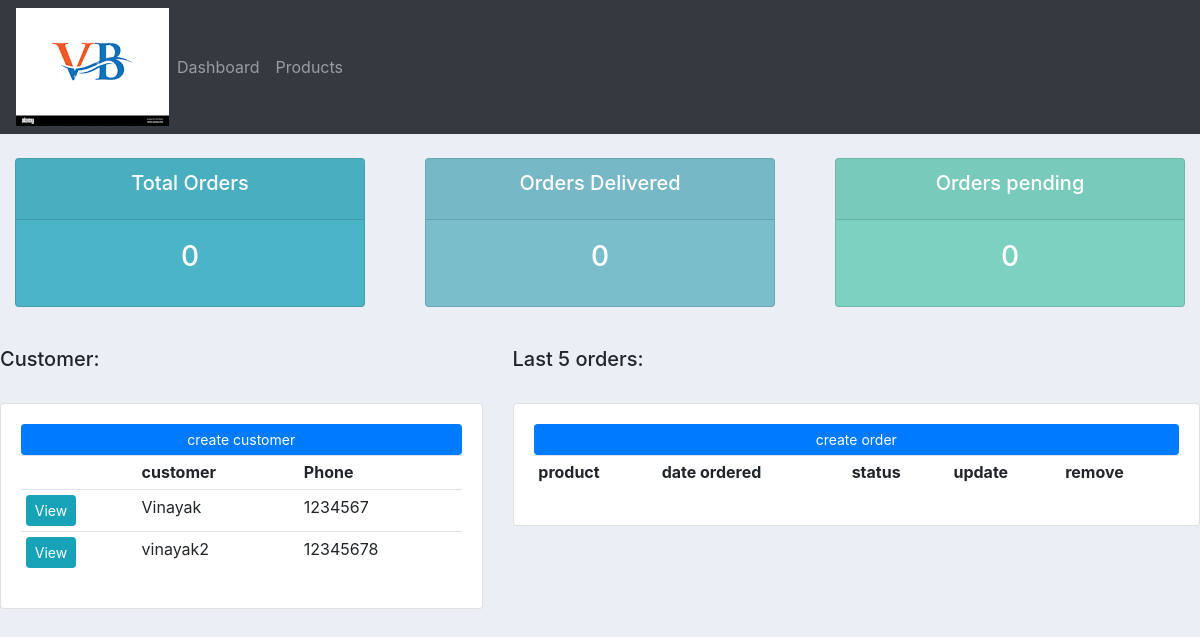
The app's page /, older data.
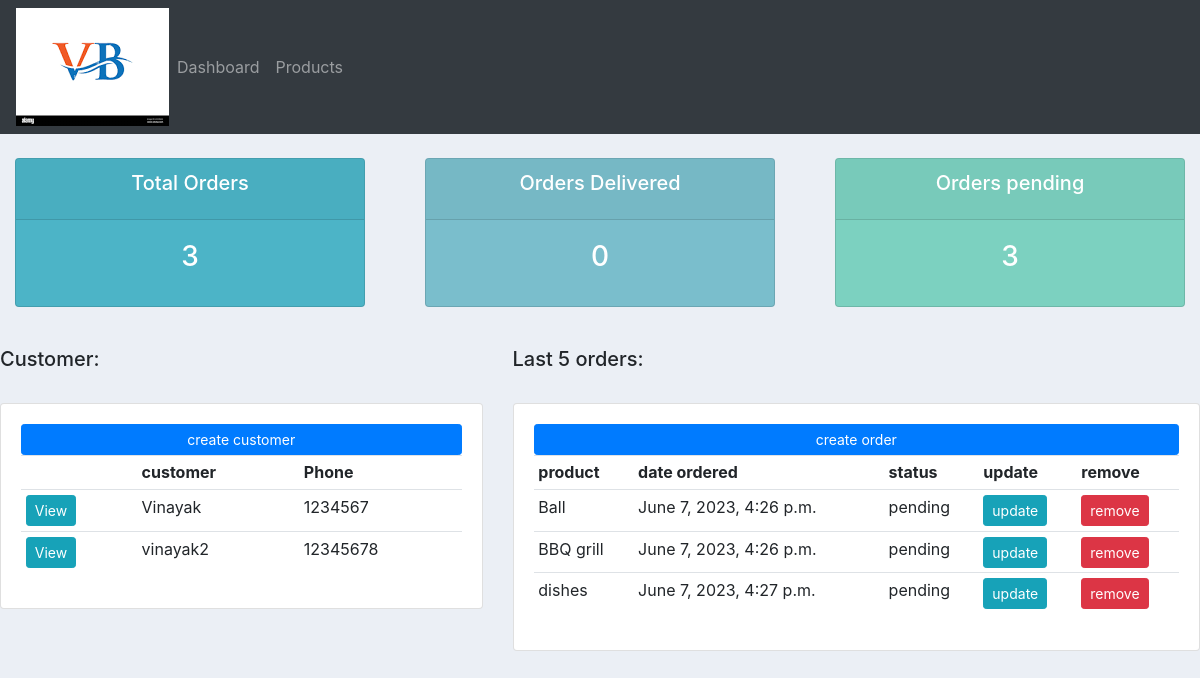
The same page, newer data.
### accounts/models.py (models this page shows, shortened)
class Customer(models.Model):
    name = models.CharField(max_length=200,null=True)
    phone = models.CharField(max_length=200,null=True)
    email = models.CharField(max_length=200,null=True)
    date_created = models.DateTimeField(auto_now_add=True,null=True)
    def __str__(self):
        return self.name

class Order(models.Model):
    status = (
        ('pending','pending'),
        ('Out for delivery','Out for delivery'),
        ('Delivered','Delivered'),
    )
    customer = models.ForeignKey(Customer , null=True , on_delete = models.SET_NULL)
    product = models.ForeignKey(Product , null=True , on_delete = models.SET_NULL)
    date_created = models.DateTimeField(auto_now_add=True,null=True)
    status = models.CharField(max_length=200,null=True,choices=status)

class Product(models.Model):
    category = (
        ('Indoor','Indoor'),
        ('out door','out door')
    )
    name= models.CharField(max_length=200,null=True)
    price = models.FloatField(max_length=200,null=True)
    category = models.CharField(max_length=200,null=True,choices=category)
    description = models.CharField(max_length=200,null=True ,blank=True)
    date_created = models.DateTimeField(auto_now_add=True,null=True)
    Tag = models.ManyToManyField(Tag)
    def __str__(self):
        return self.name

### accounts/views.py (the view)
# urls.py: path('', home , name="home"),
def home(request):
    print("comingnge")
    orders = Order.objects.all()
    customers = Customer.objects.all()
    customers_count = customers.count()
    orders_count = orders.count()
    orders_delivered = orders.filter(status="Delivered").count()
    orders_pending = orders.filter(status="pending").count()
    print("sf",customers)
    context = {
        "orders":orders,
        "customers":customers,
        "orders_count":orders_count,
        "orders_delivered":orders_delivered,
        "orders_pending":orders_pending,
    }
    return render(request,"accounts/dashboard.html",context)

### accounts/templates/accounts/dashboard.html
{% extends "accounts/main.html" %}
{% block content %}
{% include "accounts/status.html" %}
<br>
<div class = "row">
    <div class = "col-md-5">
        <h5>Customer:</h5>
        <br>
        <div class = "card card-body">
            <a class = "btn btn-primary btn-sm btn-block" href="" >create customer</a>
            <table class = "table table-sm">
                <tr>
                    <th></th>
                    <th>customer</th>
                    <th>Phone</th>
                </tr>
                {% for customer in customers %}
                <tr>
                    <td><a class="btn btn-sm btn-info" href="{% url 'customer' customer.id %}">View</a></td>
                    <td>{{customer.name}}</td>
                    <td>{{customer.phone}}</td>
                </tr>
                {% endfor %}
            </table>
        </div>
    </div>
    <div class = "col-md-7">
        <h5>Last 5 orders:</h5>
        <br>
        <div class = "card card-body">
            <a class = "btn btn-primary btn-sm btn-block" href="{% url 'createOrder' %}" >create order</a>
            <table class = "table table-sm">
                <tr>
                    <th>product</th>
                    <th>date ordered</th>
                    <th>status</th>
                    <th>update</th>
                    <th>remove</th>
                </tr>
                {% for i in orders %}
                <tr>
                    <td>{{i.product}}</td>
                    <td>{{i.date_created}}</td>
                    <td>{{i.status}}</td>
                    <td ><a class = "btn btn-sm btn-info" href="{% url 'updateOrder' i.id %}">update</a></td>
                    <td><a class = "btn btn-sm btn-danger" href="{% url 'deleteOrder' i.id %}">remove</a></td>
                </tr>
                {% endfor %}
            </table>
        </div>
    </div>
</div>
{% endblock %}

### accounts/templates/accounts/main.html (shortened to what this page needs)
{% load static %}
<!DOCTYPE html>
<html>
<head>
    <link rel="stylesheet" href="https://cdn.jsdelivr.net/npm/bootstrap@4.0.0/dist/css/bootstrap.min.css">
    <link rel="stylesheet" type="text/css" href="{% static 'css/main.css' %}">
</head>
<body>
    {% include "accounts/navbar.html" %}
    {% block content %}{% endblock %}
</body>
</html>

### accounts/templates/accounts/navbar.html (shortened to what this page needs)
{% load static %}
<nav class="navbar navbar-expand-lg navbar-dark bg-dark">
    <img src="{% static 'images/logo.png'%}">
    <div class="collapse navbar-collapse" id="navbarNav">
      <ul class="navbar-nav">
        <li class="nav-item">
          <a class="nav-link" href="{% url 'home'  %}">Dashboard</a>
        </li>
        <li class="nav-item">
          <a class="nav-link" href="{% url 'products'%}">Products</a>
        </li>
      </ul>
    </div>
  </nav>

### accounts/templates/accounts/status.html
<br>
<div class = "row">
    <div class = "col">
        <div class = "col-md">
            <div class = "card text-center text-white mb-3" id="total-orders">
                <div class = card-header>
                    <h5 class = "card-title">Total Orders</h5>
                </div>
                <div class = "card-body">
                    <h3 class = "card-title">{{orders_count}}</h3>
                </div>
            </div>
        </div>
    </div>
    <div class = "col">
        <div class = "col-md">
            <div class = "card text-center text-white mb-3" id="orders-delivered">
                <div class = card-header>
                    <h5 class = "card-title">Orders Delivered</h5>
                </div>
                <div class = "card-body">
                    <h3 class = "card-title">{{orders_delivered}}</h3>
                </div>
            </div>
        </div>
    </div>
    <div class = "col">
        <div class = "col-md">
            <div class = "card text-center text-white mb-3" id="orders-pending">
                <div class = card-header>
                    <h5 class = "card-title">Orders pending</h5>
                </div>
                <div class = "card-body">
                    <h3 class = "card-title">{{orders_pending}}</h3>
                </div>
            </div>
        </div>
    </div>
</div>

### static/css/main.css (style rules this page uses)
body { background-color: #ebeff5; }
#total-orders { background-color: #4cb4c7; }
#orders-delivered { background-color: #7abecc; }
#orders-pending { background-color: #7CD1C0; }

Row changes from the older to the newer data that the page shows:
added Order: product "Ball", date_created "June 7, 2023, 4:26 p.m.", status "pending"
added Order: product "BBQ grill", date_created "June 7, 2023, 4:26 p.m.", status "pending"
added Order: product "dishes", date_created "June 7, 2023, 4:27 p.m.", status "pending"
Text that changed along with them:
{{ orders_count }}: "0" → "3"
{{ orders_pending }}: "0" → "3"
